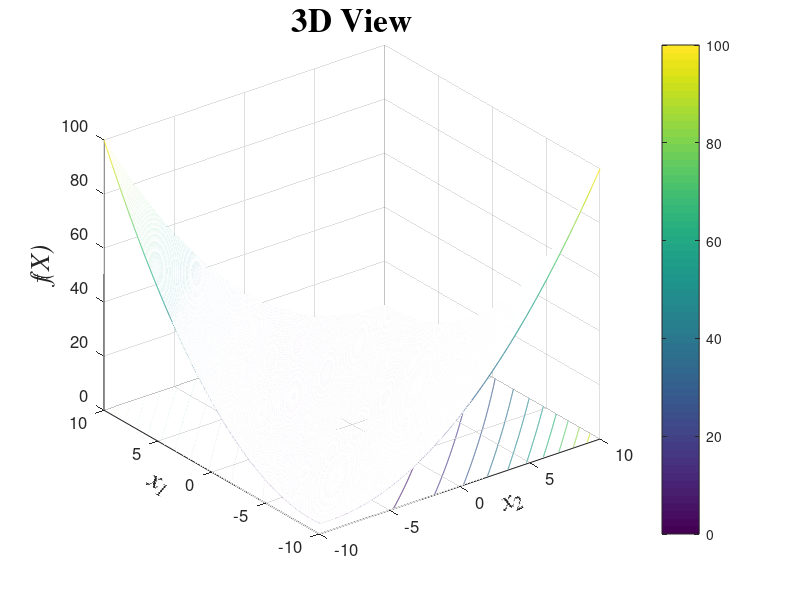
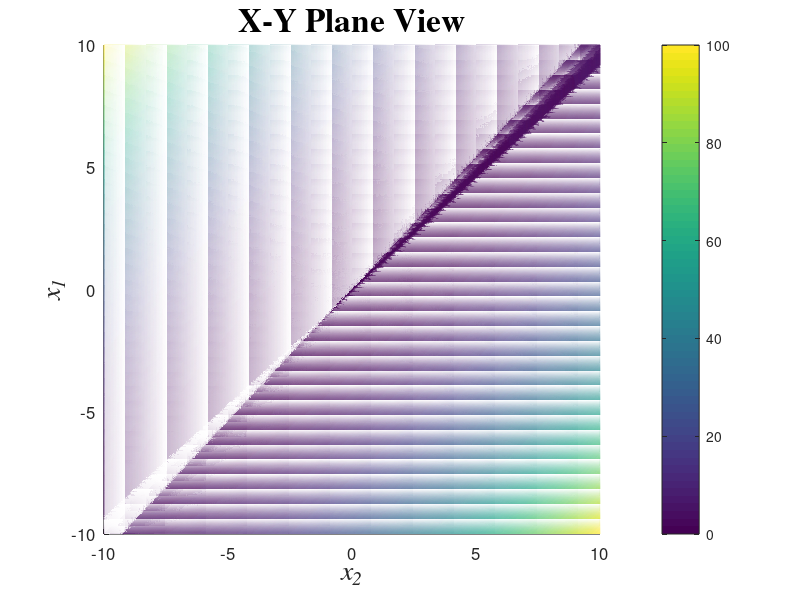
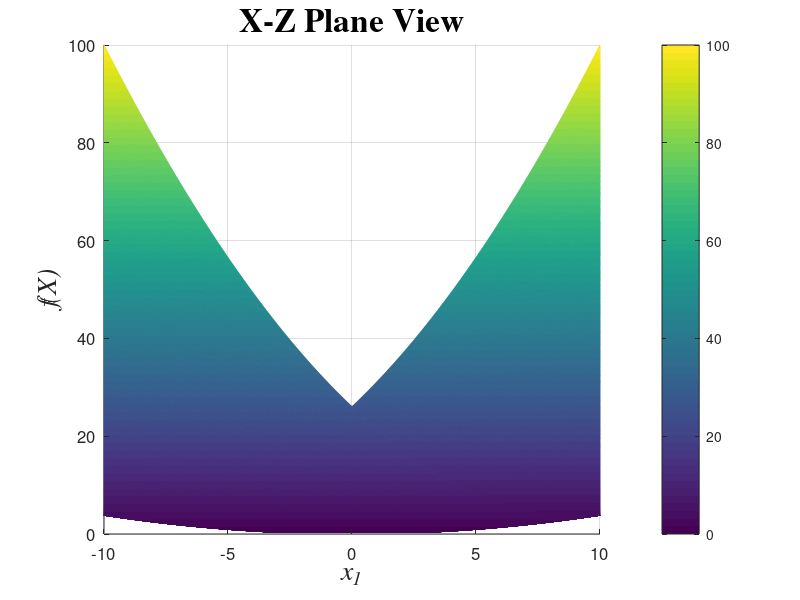
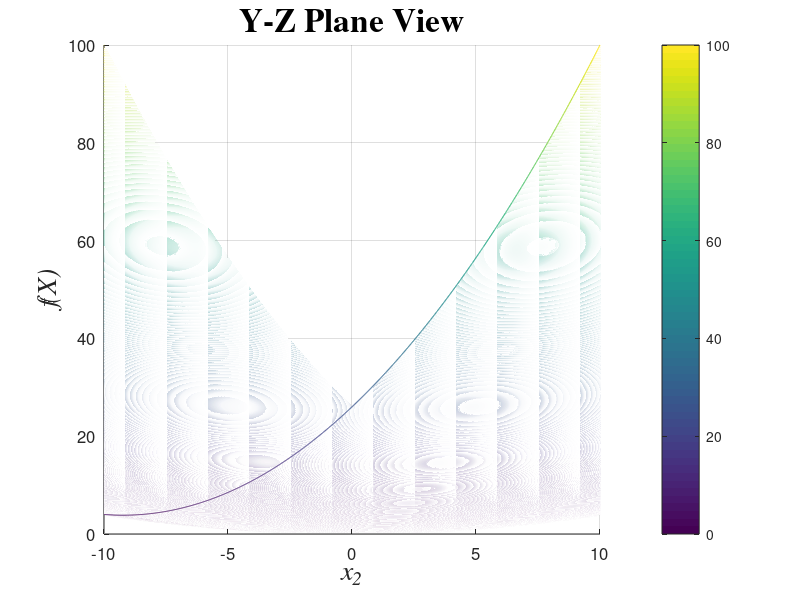

These figures' MATLAB source, in order:
clear
clc
warning off
    
x1min=-10;
x1max=10;
x2min=-10;
x2max=10;
R=1500; % steps resolution
x1=x1min:(x1max-x1min)/R:x1max;
x2=x2min:(x2max-x2min)/R:x2max;
    
for j=1:length(x1)
    
    for i=1:length(x2)
        f(i)=0.26*(x1(j).^2+x2(i).^2)-0.48*x1(j)*x2(i);
    end
        
    f_tot(j,:)=f;

end

figure(1)
meshc(x1,x2,f_tot);colorbar;set(gca,'FontSize',12);
xlabel('x_2','FontName','Times','FontSize',20,'FontAngle','italic');
set(get(gca,'xlabel'),'rotation',25,'VerticalAlignment','bottom');
ylabel('x_1','FontName','Times','FontSize',20,'FontAngle','italic');
set(get(gca,'ylabel'),'rotation',-25,'VerticalAlignment','bottom');
zlabel('f(X)','FontName','Times','FontSize',20,'FontAngle','italic');
title('3D View','FontName','Times','FontSize',24,'FontWeight','bold');

figure(2)
meshc(x1,x2,f_tot);view(0,90);colorbar;set(gca,'FontSize',12);
xlabel('x_2','FontName','Times','FontSize',20,'FontAngle','italic');
ylabel('x_1','FontName','Times','FontSize',20,'FontAngle','italic');
zlabel('f(X)','FontName','Times','FontSize',20,'FontAngle','italic');
title('X-Y Plane View','FontName','Times','FontSize',24,'FontWeight','bold');

figure(3)
meshc(x1,x2,f_tot);view(90,0);colorbar;set(gca,'FontSize',12);
xlabel('x_2','FontName','Times','FontSize',20,'FontAngle','italic');
ylabel('x_1','FontName','Times','FontSize',20,'FontAngle','italic');
zlabel('f(X)','FontName','Times','FontSize',20,'FontAngle','italic');
title('X-Z Plane View','FontName','Times','FontSize',24,'FontWeight','bold');

figure(4)
meshc(x1,x2,f_tot);view(0,0);colorbar;set(gca,'FontSize',12);
xlabel('x_2','FontName','Times','FontSize',20,'FontAngle','italic');
ylabel('x_1','FontName','Times','FontSize',20,'FontAngle','italic');
zlabel('f(X)','FontName','Times','FontSize',20,'FontAngle','italic');
title('Y-Z Plane View','FontName','Times','FontSize',24,'FontWeight','bold');